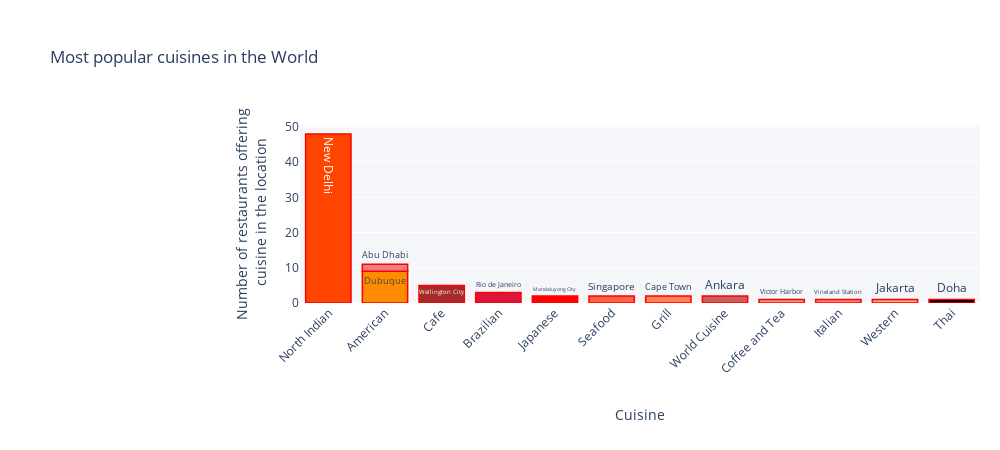

Notebook source saved alongside this figure:
### Code cell
trace0=go.Bar(                     # BarChart 1 (Popular cuisines of the country)
    x=b_list,                        #x axis label
    y=c_list,                        # y axis label
    text=loc_list,                   # location of the cuisine
    name='Popular Cuisine',
     marker=dict(
        color=['rgb(255,69,0)',
                'rgb(255,140,0)',
                'rgb(165,42,42)',
                'rgb(220,20,60)',
                'rgb(255,0,0)',
                'rgb(255,99,71)',
                'rgb(255,127,80)',
                'rgb(205,92,92)',
                'rgb(240,128,128)',
                'rgb(233,150,122)',
                'rgb(250,128,114)',
                'rgb(255,160,122)'],
        line=dict(
            color='rgb(255,0,0)',               #color of the bar graph's line
            width=1.5,                          #width of the bar graph
        )
    ),
    opacity=1.0
)
data = [trace0] 
layout = go.Layout(

    legend=dict( #the layout of the graph( beautification)
        x=0,
        y=1,
        traceorder='normal',
        font=dict(
            family='sans-serif',
            size=12,
            color='#000'
        ),
        bgcolor='#E2E2E2',
        bordercolor='#FFFFFF',
        borderwidth=20,
    ),
    autosize=False,
    width=1000, # size of the graph
    height=450,
    margin=Margin(r=20, l=300,
                  b=75, t=125),
    title="    Most popular cuisines in the World<br>\
    ", #title of the graph
    plot_bgcolor='rgba(245, 246, 249, 1)',
    xaxis=dict(tickangle=-45,title= '<br>Cuisine<br>',mirror=True,showticklabels=True), 
    #making the graphs label inclined at 45 deg
    yaxis= {'title': 'Number of restaurants offering<br> cuisine in the location'},#label of y-axis
)
fig = go.Figure(data=data, layout=layout)                                          #plotting the graph
iplot(fig)

### Figure 1 — Plotly figure (JSON) as saved in the notebook; plotly's stock layout.template omitted (floating-point values rounded to 4 significant figures)
{"data": [{"marker": {"color": ["rgb(255,69,0)", "rgb(255,140,0)", "rgb(165,42,42)", "rgb(220,20,60)", "rgb(255,0,0)", "rgb(255,99,71)", "rgb(255,127,80)", "rgb(205,92,92)", "rgb(240,128,128)", "rgb(233,150,122)", "rgb(250,128,114)", "rgb(255,160,122)"], "line": {"color": "rgb(255,0,0)", "width": 1.5}}, "name": "Popular Cuisine", "opacity": 1, "text": ["New Delhi", "Dubuque", "Wellington City", "Rio de Janeiro", "Mandaluyong City", "Singapore", "Cape Town", "Ankara", "Abu Dhabi", "Victor Harbor", "Vineland Station", "Jakarta", "Doha"], "type": "bar", "x": ["North Indian", "American", "Cafe", "Brazilian", "Japanese", " Seafood", " Grill", "World Cuisine", "American", "Coffee and Tea", "Italian", " Western", "Thai"], "y": [48, 9, 5, 3, 2, 2, 2, 2, 2, 1, 1, 1, 1]}], "layout": {"autosize": false, "height": 450, "legend": {"bgcolor": "#E2E2E2", "bordercolor": "#FFFFFF", "borderwidth": 20, "font": {"color": "#000", "family": "sans-serif", "size": 12}, "traceorder": "normal", "x": 0, "y": 1}, "margin": {"b": 75, "l": 300, "r": 20, "t": 125}, "plot_bgcolor": "rgba(245, 246, 249, 1)", "title": {"text": "    Most popular cuisines in the World<br>    "}, "width": 1000, "xaxis": {"mirror": true, "showticklabels": true, "tickangle": -45, "title": {"text": "<br>Cuisine<br>"}}, "yaxis": {"title": {"text": "Number of restaurants offering<br> cuisine in the location"}}}}
